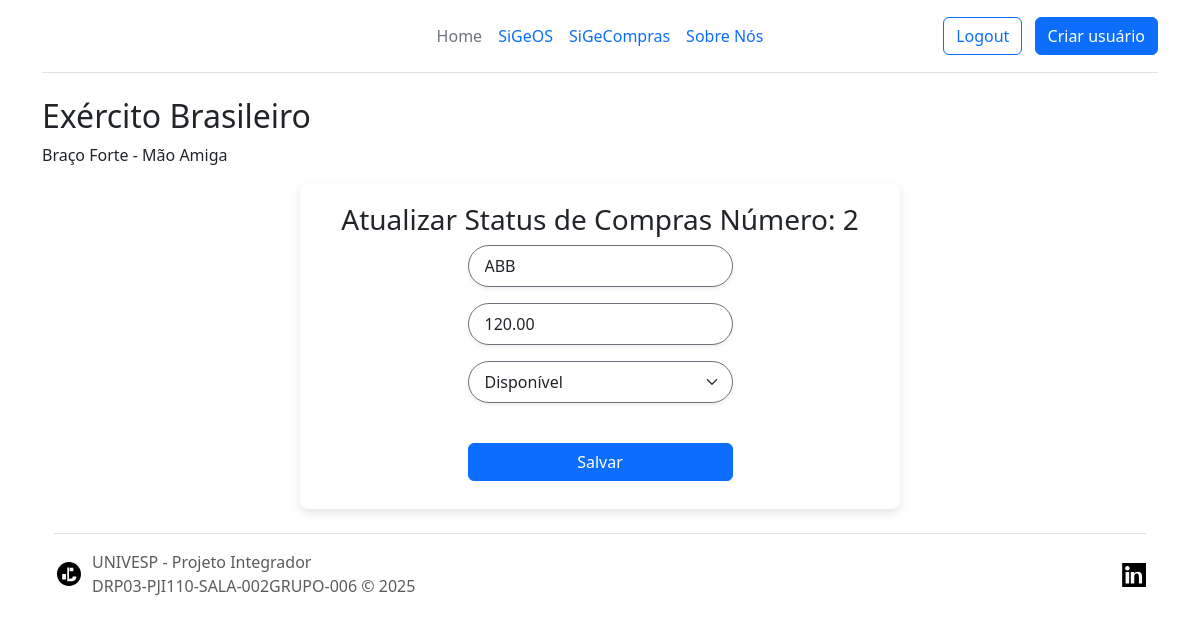
The page /compras/2/atualizar/ (signed in) on the database as committed earlier.
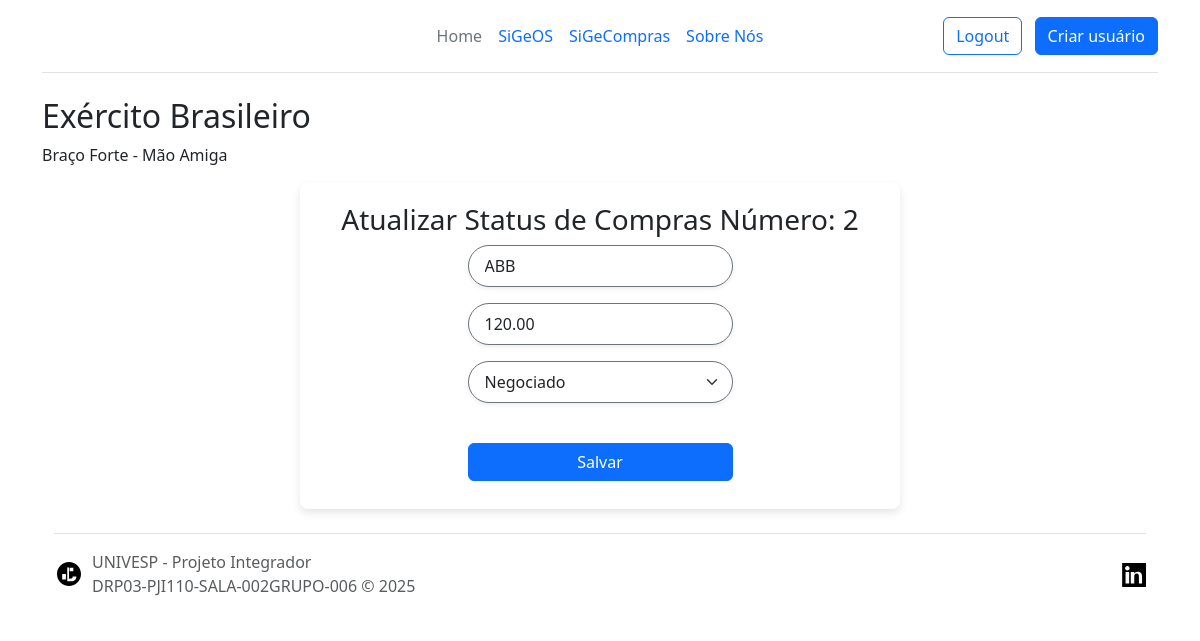
The same page on the database as committed later.
### ordens/models.py (models this page shows)
class OrdemDeServico(models.Model):
    TIPO_SERVICO_CHOICES = [
        ('notebook', 'Manutenção de Notebook'),
        ('computador', 'Manutenção de Microcomputador'),
        ('acesso', 'Controle de Acesso'),
    ]
    nome_guerra = models.CharField(max_length=100)
    posto = models.CharField(max_length=50)
    graduacao = models.CharField(max_length=50)
    telefone_contato = models.CharField(max_length=15)
    esquadrilha = models.CharField(max_length=100)
    funcao = models.CharField(max_length=100)
    tipo_servico = models.CharField(max_length=50, choices=TIPO_SERVICO_CHOICES)
    descricao_problema = models.TextField()
    data_criacao = models.DateTimeField(auto_now_add=True)
    status = models.CharField(max_length=20, default='Aberta', editable=False)
    nome_executante = models.CharField(max_length=100, null=True, blank=True)
    prioridade_execucao = models.CharField(max_length=20, choices=[('alta', 'Alta'), ('media', 'Média'), ('baixa', 'Baixa')], null=True, blank=True)
    possui_material = models.BooleanField(default=False)
    material_necessario = models.TextField(null=True, blank=True)
    data_execucao = models.DateTimeField(null=True, blank=True)
    material_utilizado = models.TextField(null=True, blank=True, verbose_name="Material Utilizado")
    ferramenta_utilizada = models.TextField(null=True, blank=True, verbose_name="Ferramenta Utilizada")
    descricao_detalhada = models.TextField(null=True, blank=True, verbose_name="Descrição Detalhada")
    numero_configuracao = models.CharField(max_length=100, null=True, blank=True, verbose_name="Número de Configuração")
    modificacao_sistema = models.TextField(null=True, blank=True, verbose_name="Modificação no Sistema (se aplicável)")
    fornecedor = models.CharField(max_length=100, null=True, blank=True)
    valor_compra = models.DecimalField(max_digits=10, decimal_places=2, null=True, blank=True)
    status_compra = models.CharField(
        max_length=20,
        choices=[
            ('pendente', 'Pendente'),
            ('negociado', 'Negociado'),
            ('entregue', 'Entregue'),
            ('disponivel', 'Disponível'),
            ('deferido', 'Deferido')
        ],
        default='pendente'
    )

### ordens/views.py (the view)
# urls.py: path('compras/<int:pk>/atualizar/', atualizar_compra, name='atualizar_compra'),
@verifica_grupo(['Administrador', 'Compras'], login_url='/erro_permissao/')
def atualizar_compra(request, pk):
    ordem = get_object_or_404(OrdemDeServico, pk=pk)
    if request.method == 'POST':
        form = AtualizarStatusCompraForm(request.POST, instance=ordem)
        if form.is_valid():
            form.save()
            return redirect('listar_compras')  # Redireciona para a lista de compras
    else:
        form = AtualizarStatusCompraForm(instance=ordem)
    return render(request, 'atualizar_compra.html', {'form': form, 'ordem': ordem})

### ordens/views.py (called while the page is built)
def verifica_grupo(lista_grupos, login_url='/erro_permissao/'):
    def decorator(view_func):
        @wraps(view_func)
        def _wrapped_view(request, *args, **kwargs):
            if request.user.is_authenticated and request.user.groups.filter(name__in=lista_grupos).exists():
                return view_func(request, *args, **kwargs)
            else:
                return redirect(login_url)  # Redireciona para a página de erro de permissão
        return _wrapped_view
    return decorator

### ordens/templates/atualizar_compra.html (shortened to what this page needs)
<!DOCTYPE html>
<html lang="pt-BR" data-bs-theme="auto">
<head>
    <link href="https://cdn.jsdelivr.net/npm/bootstrap@5.3.6/dist/css/bootstrap.min.css" rel="stylesheet">
</head>
<body>
    <div class="container">
        <header class="d-flex flex-wrap align-items-center justify-content-center justify-content-md-between py-3 mb-4 border-bottom">
            <div class="col-md-3 mb-2 mb-md-0">
                <a href="/" class="d-inline-flex link-body-emphasis text-decoration-none">
                    <svg class="bi" width="40" height="32" role="img" aria-label="Bootstrap">
                        <use xlink:href="#bootstrap" />
                    </svg>
                </a>
            </div>
            <ul class="nav col-12 col-md-auto mb-2 justify-content-center mb-md-0">
                <li><a href="{% url 'home' %}" class="nav-link px-2 link-secondary">Home</a></li>
                <li><a href="{% url 'home_ordem' %}" class="nav-link px-2">SiGeOS</a></li>
                <li><a href="{% url 'home_compras' %}" class="nav-link px-2">SiGeCompras</a></li>
                <li><a href="{% url 'about' %}" class="nav-link px-2">Sobre Nós</a></li>
            </ul>
            <div class="col-md-3 text-end">
                {% if user.is_authenticated %}
                <a href="{% url 'logout' %}" class="btn btn-outline-primary me-2">Logout</a> {% else %}
                <a href="{% url 'login' %}" class="btn btn-outline-primary me-2">Login</a> {% endif %} {% if user.groups.all.0.name == "Administrador" %}
                <a href="{% url 'registrar' %}" class="btn btn-primary">Criar usuário</a> {% endif %}
            </div>
    </div>
    <div class="container">
        <h2>Exército Brasileiro</h2>
        <p>Braço Forte - Mão Amiga</p>
    </div>
    <div class="container">
        {% load crispy_forms_tags %} {% block content %}
        <div class="container_form text-center">
            <h3>Atualizar Status de Compras <span>Número: {{ ordem.id }}</span></h3>
            <form method="post">
                <div>
                    <label for="fornecedor">
                        {% crispy form %}
                </div>
            </form>
        </div>
        {% endblock %}
        <div class="container">
            <footer class="d-flex flex-wrap justify-content-between align-items-center py-3 my-4 border-top">
                <div class="col-md-4 d-flex align-items-center">
                    <a href="/" class="mb-3 me-2 mb-md-0 text-body-secondary text-decoration-none lh-1" aria-label="Bootstrap">
                        <svg class="bi" width="30" height="24" aria-hidden="true">
                            <use xlink:href="#django" />
                        </svg>
                    </a>
                    <span class="mb-3 mb-md-0 text-body-secondary">UNIVESP - Projeto Integrador <br> DRP03-PJI110-SALA-002GRUPO-006 &copy; 2025</span>
                </div>
                <ul class="nav col-md-4 justify-content-end list-unstyled d-flex">
                    <li class="ms-3">
                        <a class="text-body-secondary" href="https://www.linkedin.com/in/josecemessias" aria-label="#linkedin">
                            <svg class="bi" width="24" height="24" aria-hidden="true">
                                <use xlink:href="#linkedin" />
                            </svg>
                        </a>
                    </li>
                </ul>
            </footer>
        </div>
</body>
</html>

Rows that differ between the two databases and show on the page:
changed OrdemDeServico "ABB": status_compra "Disponível" → "Negociado"
